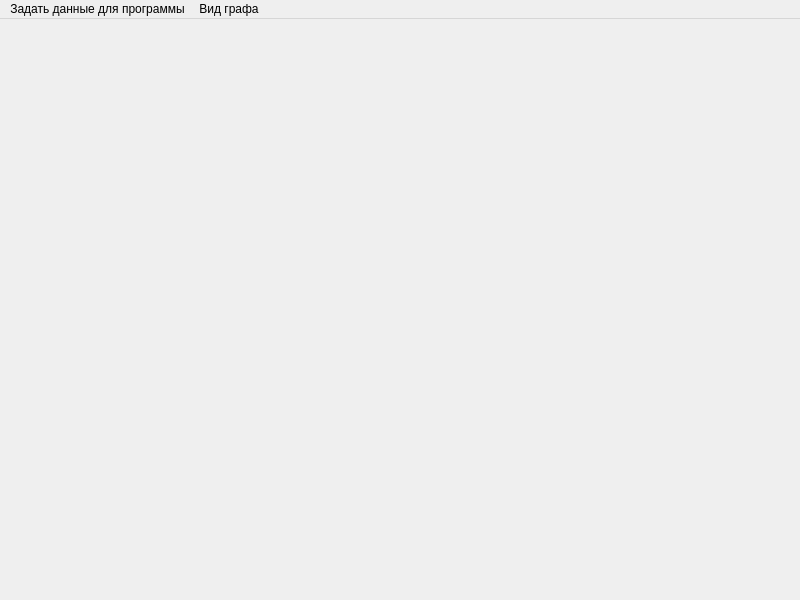
<?xml version="1.0" encoding="UTF-8"?>
<ui version="4.0">
 <class>MainWindow</class>
 <widget class="QMainWindow" name="MainWindow">
  <property name="geometry">
   <rect>
    <x>0</x>
    <y>0</y>
    <width>800</width>
    <height>600</height>
   </rect>
  </property>
  <property name="windowTitle">
   <string>MainWindow</string>
  </property>
  <widget class="QWidget" name="centralwidget"/>
  <widget class="QMenuBar" name="menuBar">
   <property name="geometry">
    <rect>
     <x>0</x>
     <y>0</y>
     <width>800</width>
     <height>21</height>
    </rect>
   </property>
   <widget class="QMenu" name="menu">
    <property name="title">
     <string>Задать данные для программы</string>
    </property>
    <addaction name="action"/>
    <addaction name="action_2"/>
    <addaction name="action_3"/>
    <addaction name="action_4"/>
   </widget>
   <widget class="QMenu" name="menu_2">
    <property name="title">
     <string>Вид графа</string>
    </property>
    <addaction name="action_5"/>
    <addaction name="action_6"/>
   </widget>
   <addaction name="menu"/>
   <addaction name="menu_2"/>
  </widget>
  <action name="action">
   <property name="text">
    <string>Средний случай</string>
   </property>
  </action>
  <action name="action_2">
   <property name="text">
    <string>Худший случай</string>
   </property>
  </action>
  <action name="action_3">
   <property name="text">
    <string>Лучший случай</string>
   </property>
  </action>
  <action name="action_4">
   <property name="text">
    <string>Ввести собственный текст</string>
   </property>
  </action>
  <action name="action_5">
   <property name="text">
    <string>Наложить графики</string>
   </property>
  </action>
  <action name="action_6">
   <property name="text">
    <string>Добавить графики сложностей</string>
   </property>
  </action>
 </widget>
 <resources/>
 <connections/>
</ui>
